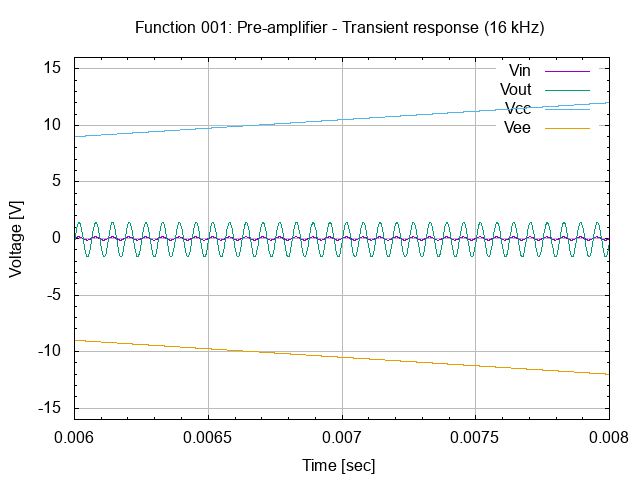

The script that saved this image:
# setup terminal
set term png

# setup graph
set output "26.001.00.01.02.05.png"
set title "Function 001: Pre-amplifier - Transient response (16 kHz)"

# setup Y-axis
set yrange [-16:16]
set grid ytics lt 1 lw 1 lc rgb "#bbbbbb"
set mytics
set ylabel "Voltage [V]"

# setup X-axis
set grid xtics lt 1 lw 1 lc rgb "#bbbbbb"
set mxtics
set xrange [0.006:0.008]
set xlabel "Time [sec]"

# setup plot style
set style data lines
plot '26.001.00.01.02.dat' using 1:2 title "Vin", \
     '26.001.00.01.02.dat' using 1:3 title "Vout", \
     '26.001.00.01.02.dat' using 1:4 title "Vcc", \
     '26.001.00.01.02.dat' using 1:5 title "Vee"

# set output back to default
set output

# reset terminal type
set terminal pop
